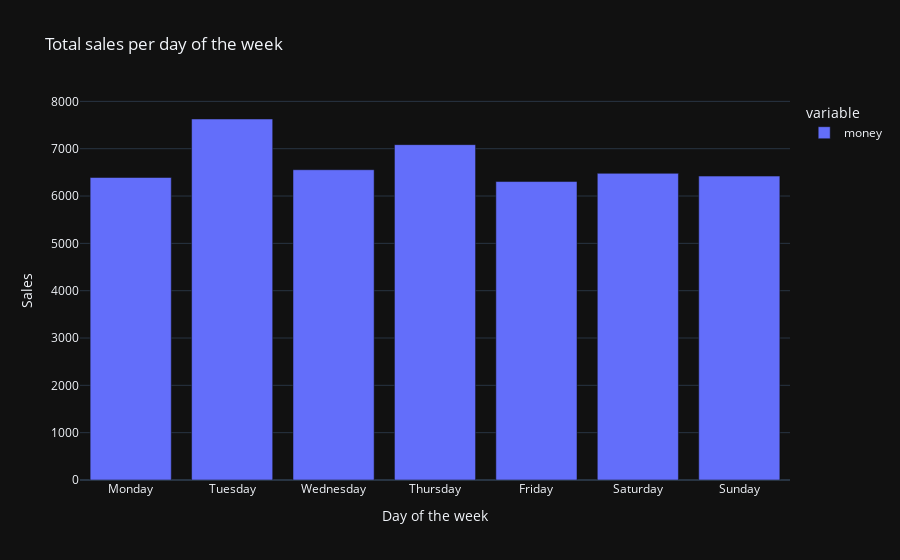

The code cell stored with this chart in its notebook:
### Code cell
# Plot total sales per day of the week
df_sales_per_day_of_week = df.groupby("day_of_week")["money"].sum()
df_sales_per_day_of_week.index = df_sales_per_day_of_week.index.map(day_labels)

fig = px.bar(
    df_sales_per_day_of_week,
    title="Total sales per day of the week",
    labels={"day_of_week": "Day of the week", "value": "Sales"},
)
fig.show()

### Figure 1 — Plotly figure (JSON) as saved in the notebook; plotly's stock layout.template omitted (floating-point values rounded to 4 significant figures)
{"data": [{"alignmentgroup": "True", "hovertemplate": "variable=money<br>Day of the week=%{x}<br>Sales=%{y}<extra></extra>", "legendgroup": "money", "marker": {"color": "#636efa", "pattern": {"shape": ""}}, "name": "money", "offsetgroup": "money", "orientation": "v", "showlegend": true, "textposition": "auto", "type": "bar", "x": ["Monday", "Tuesday", "Wednesday", "Thursday", "Friday", "Saturday", "Sunday"], "xaxis": "x", "y": [6392.0, 7628.0, 6556.0, 7086.0, 6306.0, 6480.0, 6421.0], "yaxis": "y"}], "layout": {"barmode": "relative", "legend": {"title": {"text": "variable"}, "tracegroupgap": 0}, "title": {"text": "Total sales per day of the week"}, "xaxis": {"anchor": "y", "domain": [0, 1], "title": {"text": "Day of the week"}}, "yaxis": {"anchor": "x", "domain": [0, 1], "title": {"text": "Sales"}}}}
